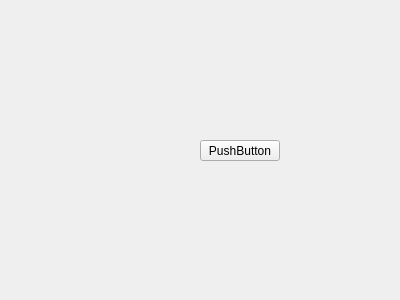
<?xml version="1.0" encoding="UTF-8"?>
<ui version="4.0">
 <class>Widget</class>
 <widget class="QWidget" name="Widget">
  <property name="geometry">
   <rect>
    <x>0</x>
    <y>0</y>
    <width>400</width>
    <height>300</height>
   </rect>
  </property>
  <property name="windowTitle">
   <string>Widget</string>
  </property>
  <widget class="QPushButton" name="pushButton">
   <property name="geometry">
    <rect>
     <x>200</x>
     <y>140</y>
     <width>80</width>
     <height>21</height>
    </rect>
   </property>
   <property name="text">
    <string>PushButton</string>
   </property>
  </widget>
 </widget>
 <layoutdefault spacing="6" margin="11"/>
 <resources/>
 <connections/>
</ui>
